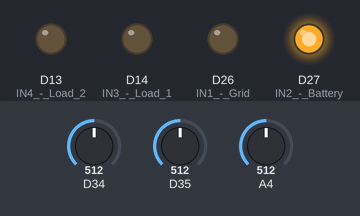
Bench run of a sketch on a simulated Arduino Due. On the bench: output pins drawn as LEDs (lit = HIGH). The inputs (shaded band) are chosen by the test bench; at power-on: D34 = 512, D35 = 512, A4 = 512 (analog values on the 0–1023 scale). What the sketch prints to the serial monitor is not drawn.

Above: at 1.4 s.
1.5 s: D34 set to 476
At 3.2 s:
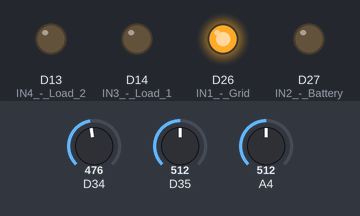
3.7 s: D35 set to 489
At 5.0 s:
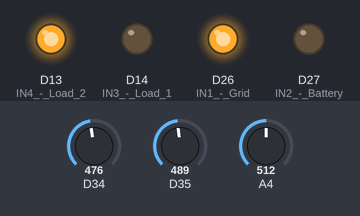
5.3 s: D35 set to 455
6.8 s: D35 set to 427
At 8.0 s:
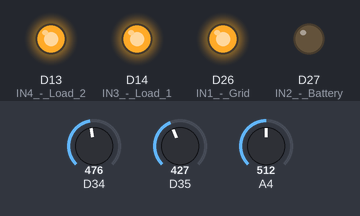
8.3 s: D34 set to 716
At 9.6 s:
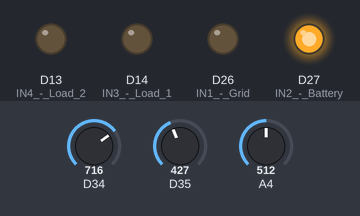
9.9 s: D34 set to 490
At 10.48 s:
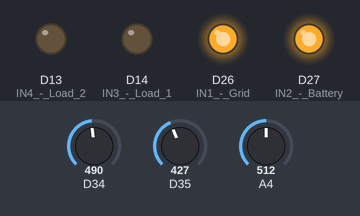
Timing chart, 0 to 12.9 s (numbered marks = the images above; inputs shaded):
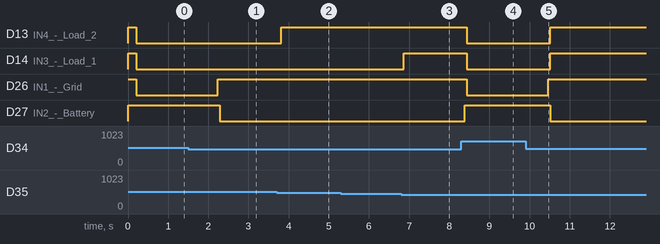

The sketch:

Digital_Inputs.ino
```cpp
void setup() {
  Serial.begin(115200);
  analogReadResolution(12);

  pinMode(26, OUTPUT); // IN1 - Grid
  pinMode(27, OUTPUT); // IN2 - Battery
  pinMode(14, OUTPUT); // IN3 - Load 1 (10Ω)
  pinMode(13, OUTPUT); // IN4 - Load 2 (50Ω)

  // Старт — всё выключено
  digitalWrite(26, HIGH);
  digitalWrite(27, HIGH);
  digitalWrite(14, HIGH);
  digitalWrite(13, HIGH);

  delay(200);

  // Включаем Grid и обе нагрузки
  digitalWrite(26, LOW);  // Grid ON
  digitalWrite(14, LOW);  // Load 1 ON
  digitalWrite(13, LOW);  // Load 2 ON

  Serial.println("ATS BOOT OK");
  Serial.println("ts,source,vGrid,vBat,iLoad,loads");
}

// Пороги напряжения
float GRID_TRIP    = 9.5;
float GRID_RECOVER = 10.5;
float BAT_LOW      = 9.8;
float BAT_CRIT     = 8.5;

String activeSource = "GRID";
String loadState    = "FULL";
unsigned long gridLostAt = 0;

float readVoltage(int pin) {
  long sum = 0;
  for (int i = 0; i < 16; i++) {
    sum += analogRead(pin);
    delayMicroseconds(50);
  }
  float vADC = (sum / 16.0) * 3.3 / 4095.0;
  return vADC * (10.0 + 2.0) / 2.0;
}

float readCurrent(int pin) {
  long sum = 0;
  for (int i = 0; i < 16; i++) {
    sum += analogRead(pin);
    delayMicroseconds(50);
  }
  float vADC = (sum / 16.0) * 3.3 / 4095.0;
  return (vADC - 1.24) / 0.110;
}

void loop() {
  float vGrid = readVoltage(34);
  float vBat  = readVoltage(35);
  float iLoad = readCurrent(4);

  // ── Transfer Switch логика ──
  if (activeSource == "GRID") {
    if (vGrid < GRID_TRIP) {
      if (gridLostAt == 0) gridLostAt = millis();
      if (millis() - gridLostAt > 500) {
        digitalWrite(26, HIGH); // Grid OFF
        delay(50);
        digitalWrite(27, LOW);  // Battery ON
        activeSource = "BATTERY";
        gridLostAt = 0;
        Serial.println("# EVENT: TRANSFER→BATTERY");
      }
    } else {
      gridLostAt = 0;
    }
  } else if (activeSource == "BATTERY") {
    if (vGrid >= GRID_RECOVER) {
      digitalWrite(27, HIGH); // Battery OFF
      delay(50);
      digitalWrite(26, LOW);  // Grid ON
      digitalWrite(14, LOW);  // Load 1 ON
      digitalWrite(13, LOW);  // Load 2 ON
      activeSource = "GRID";
      loadState = "FULL";
      Serial.println("# EVENT: TRANSFER→GRID");
    }
  }

  // ── Load Shedding логика ──
  if (activeSource == "BATTERY") {
    if (vBat <= BAT_CRIT) {
      digitalWrite(14, HIGH); // Load 1 OFF
      digitalWrite(13, HIGH); // Load 2 OFF
      loadState = "SHED_ALL";
      Serial.println("# EVENT: BATTERY_CRITICAL");
    } else if (vBat <= BAT_LOW) {
      digitalWrite(13, HIGH); // Load 2 OFF
      loadState = "SHED_L2";
      Serial.println("# EVENT: SHED_L2");
    }
  }

  // ── Serial вывод ──
  Serial.print(millis());
  Serial.print(",");
  Serial.print(activeSource);
  Serial.print(",");
  Serial.print(vGrid, 2);
  Serial.print(",");
  Serial.print(vBat, 2);
  Serial.print(",");
  Serial.print(iLoad, 3);
  Serial.print(",");
  Serial.println(loadState);

  delay(500);
}
```

Measured:
- the behaviour switches between 492 and 491 on D34 (found by bisection; images 0 and 1)
- the behaviour switches between 507 and 506 on D35 (found by bisection; images 1 and 2)
- the behaviour switches between 440 and 439 on D35 (found by bisection; images 2 and 3)
- after the input at 1.5 s, D26 (IN1_-_Grid): LOW → HIGH after 0.74 s; D27 (IN2_-_Battery): HIGH → LOW after 0.79 s
- after the input at 3.7 s, D13 (IN4_-_Load_2): LOW → HIGH after 0.11 s
- after the input at 5.3 s, every drawn part: stays the same
- after the input at 6.8 s, D14 (IN3_-_Load_1): LOW → HIGH after 0.06 s
- after the input at 8.3 s, D13 (IN4_-_Load_2), D14 (IN3_-_Load_1), D26 (IN1_-_Grid): HIGH → LOW after 0.14 s; D27 (IN2_-_Battery): LOW → HIGH after 0.09 s
- after the input at 9.9 s, D13 (IN4_-_Load_2), D14 (IN3_-_Load_1): LOW → HIGH after 0.62 s; D26 (IN1_-_Grid): LOW → HIGH after 0.57 s; D27 (IN2_-_Battery): HIGH → LOW after 0.62 s
